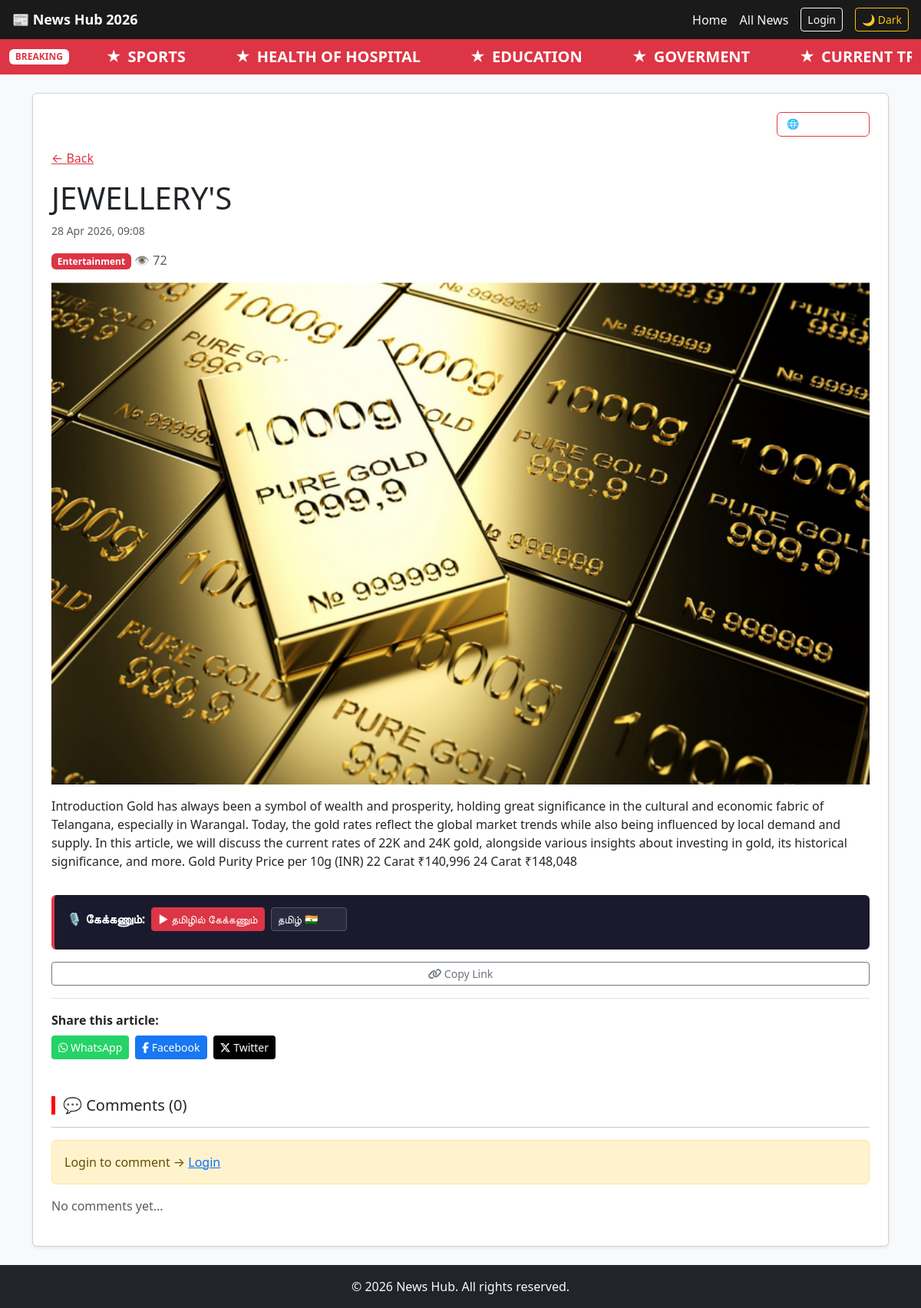
Screenshot of /post/3/ with the database file from the repository.
### blog/models.py (models this page shows, shortened)
class Post(models.Model):
    title = models.CharField(max_length=200)
    content = models.TextField()
    created_at = models.DateTimeField(auto_now_add=True)
    image = models.ImageField(upload_to='news/', blank=True, null=True)
    tag = models.CharField(max_length=200, null=True)
    category = models.ForeignKey(Category, on_delete=models.SET_NULL, null=True, blank=True)
    views = models.PositiveIntegerField(default=0)
    likes = models.ManyToManyField(User, related_name='liked_posts', blank=True)

class Category(models.Model):
    name = models.CharField(max_length=100)

### blog/views.py (the view, shortened to what this page needs)
# urls.py: path('post/<int:pk>/', views.detail, name='detail'),          # ✅ post_id → pk
def detail(request, pk):
    post = get_object_or_404(Post, pk=pk)
    post.views += 1
    post.save()
    if post.category:
        latest_posts = Post.objects.filter(
            category=post.category
        ).exclude(id=post.id)[:20]
    else:
        latest_posts = Post.objects.exclude(id=post.id)[:5]
    comments = post.comments.all().order_by('-created_at')
    liked_ids = []
    if request.user.is_authenticated:
        liked_ids = list(CommentLike.objects.filter(
            user=request.user,
            comment__post=post
        ).values_list('comment_id', flat=True))
    form = CommentForm()
    post_url = 'https://news-hub-jjaf.onrender.com/' + reverse('blog:detail', kwargs={'pk': pk})
    return render(request, 'blog/detail.html', {
        'post': post,
        'latest_posts': latest_posts,
        'comments': comments,
        'form': form,
        'current_url': post_url,
        'liked_ids': liked_ids,
    })

### blog/forms.py
class CommentForm(forms.ModelForm):
    class Meta:
        model = Comment
        fields = ['content']
        widgets = {
            'content': forms.Textarea(attrs={
                'class': 'form-control',
                'rows': 3,
                'placeholder': 'உங்கள் கருத்தை எழுதுங்கள்...'
            })
        }

### blog/templates/blog/detail.html (shortened to what this page needs)
{% extends 'blog/base.html' %}
{% load static %}
{% block content %}
<div class="bg-danger text-white py-2 px-6">
    <div class="container-fluid d-flex align-items-center">
        <span class="badge bg-white text-danger fw-bold me-3 flex-shrink-0">BREAKING</span>
        <div class="ticker-wrapper">
            <div class="ticker-track">
                {% for p in latest_posts %}
                    <a href="{% url 'blog:detail' p.id %}" class="ticker-item">{{ p.title }}</a>
                {% endfor %}
            </div>
        </div>
    </div>
</div>
<div class="container my-4">
    <div class="row">
        <div class="col-lg-12">
            <div class="card shadow-sm p-4">
                <div class="d-flex justify-content-end mb-3">
                    <div class="lang-widget-wrap" id="langWidgetWrap">
                        <button class="lang-toggle-btn" onclick="toggleLangPanel()">🌐 <span id="langActiveName">Language</span> ▾</button>
                    </div>
                </div>
                <a href="{% url 'blog:index' %}" class="text-danger mb-3">← Back</a>
                <h1>{{ post.title }}</h1>
                <p class="text-muted small">{{ post.created_at|date:"d M Y, H:i" }}</p>
                <div class="mb-3">
                    {% if post.category %}
                        <span class="badge bg-danger">{{ post.category.name }}</span>
                    {% endif %}
                    <span class="text-muted">👁 {{ post.views }}</span>
                </div>
                {% if post.image %}
                    <img src="{{ post.image.url }}" class="img-fluid mb-3">
                {% endif %}
                <p>{{ post.content }}</p>
                <div class="mt-3 p-3 rounded" style="background:#1a1a2e; border-left: 4px solid #e63946;">
                    <div class="d-flex align-items-center gap-2 flex-wrap">
                        <span class="text-white fw-bold">🎙️ கேக்கணும்:</span>
                        <button id="ttsBtn" onclick="loadTTS()" class="btn btn-danger btn-sm">▶ தமிழில் கேக்கணும்</button>
                        <select id="ttsLang" onchange="resetTTS()" class="form-select form-select-sm w-auto" style="background:#2a2a3e; color:white; border-color:#555;">
                            <option value="ta">தமிழ் 🇮🇳</option>
                        </select>
                    </div>
                </div>
                <button onclick="copyLink()" class="btn btn-sm btn-outline-secondary mt-3">
                    <i class="fas fa-link"></i> Copy Link
                </button>
                <div class="mt-3 border-top pt-3">
                    <p class="fw-bold mb-2">Share this article:</p>
                    <div class="d-flex gap-2 flex-wrap">
                        <a href="#" onclick="shareWhatsApp(); return false;" class="btn btn-sm text-white" style="background-color: #25D366;">
                            <i class="fab fa-whatsapp"></i> WhatsApp
                        </a>
                        <a href="https://www.facebook.com/sharer/sharer.php?u={{ current_url|urlencode }}" target="_blank" class="btn btn-sm text-white" style="background-color: #1877F2;">
                            <i class="fab fa-facebook-f"></i> Facebook
                        </a>
                        <a href="https://twitter.com/intent/tweet?text={{ post.title|urlencode }}&url={{ current_url|urlencode }}" target="_blank" class="btn btn-sm text-white" style="background-color: #000000;">
                            <i class="fab fa-x-twitter"></i> Twitter
                        </a>
                    </div>
                </div>
                <div class="mt-5">
                    <h5 style="border-left:5px solid red; padding-left:10px;">💬 Comments ({{ comments|length }})</h5>
                    <hr>
                    {% if user.is_authenticated %}
                    <form method="POST">
                        {% csrf_token %}
                        {{ form.content.errors }}
                        {{ form.content }}
                        <br>
                        <button class="btn btn-danger btn-sm mt-2">Post Comment</button>
                    </form>
                    {% else %}
                    <div class="alert alert-warning">Login to comment → <a href="{% url 'blog:login' %}">Login</a></div>
                    {% endif %}
                    {% for comment in comments %}
                    <div class="card mt-3">
                        <div class="card-body">
                            <strong>{{ comment.user.username }}</strong>
                            <small class="text-muted float-end">{{ comment.created_at|date:"d M Y, H:i" }}</small>
                            <p class="mt-2">{{ comment.content }}</p>
                            <a href="{% url 'blog:like_comment' comment.id %}" class="btn btn-sm {% if comment.id in liked_ids %}btn-danger{% else %}btn-outline-danger{% endif %}">
                                ❤️ {{ comment.likes.count }}
                            </a>
                            <a href="#" onclick="shareCommentWhatsApp('{{ comment.content|escapejs }}'); return false;" class="btn btn-sm text-white ms-1" style="background-color: #25D366;">
                                <i class="fab fa-whatsapp"></i>
                            </a>
                        </div>
                    </div>
                    {% empty %}
                    <p class="text-muted mt-3">No comments yet...</p>
                    {% endfor %}
                </div>
            </div>
        </div>
    </div>
</div>
{% endblock %}

### blog/static/blog/style.css (style rules this page uses)
body { background-color: #cccccc; }

### blog/templates/blog/detail.html (style rules this page uses)
.ticker-wrapper { overflow: hidden; width: 100%; }
.ticker-track { display: inline-flex; white-space: nowrap; animation: ticker-scroll 30s linear infinite; width: max-content; }
.ticker-item { color: white; font-size: 20px; font-weight: 600; text-decoration: none; padding: 0 32px; display: inline-flex; align-items: center; gap: 8px; }
.ticker-item::before { content: "★"; font-size: 20px; }
body { top: 0 !important; }
.lang-widget-wrap { display:inline-flex; align-items:center; position:relative; }
.lang-toggle-btn { display:flex; align-items:center; gap:6px; background:transparent; border:1px solid #e63946; color:#fff; border-radius:6px; padding:5px 12px; font-size:13px; font-weight:500; cursor:pointer; transition:background 0.2s; }

### rows the page displays
Post: title "SPORTS"
Post: title "HEALTH OF HOSPITAL"
Post: title "EDUCATION"
Post: title "GOVERMENT"
Post: title "CURRENT…"
Post: title "JEWELLERY'S", created_at "28 Apr 2026, 09:08", category.name "Entertainment", views "72", image (picture), content "Introduction Gold has always been a symbol of wealth and prosperity, holding great significance in the cultural and economic fabric of Telangana, especially in Warangal. Today, the gold rates reflect the global market trends while also being influenced by local demand and supply. In this article, we will discuss the current rates of 22K and 24K gold, alongside various insights about investing in gold, its historical significance, and more. Gold Purity Price per 10g (INR) 22 Carat ₹140,996 24 Carat ₹148,048"

### other values shown
{{ comments|length }} "0"
